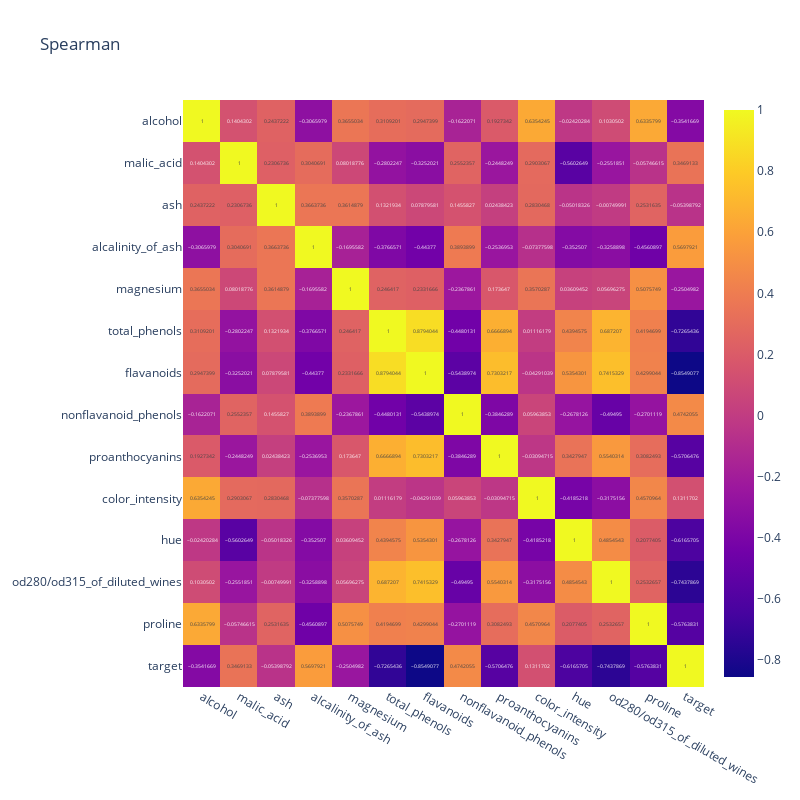

Write notebook code for a chart like this one.
### Code cell
fig = px.imshow(data.corr(method='spearman'),text_auto=True,height=800,width=800,aspect='auto', title='Spearman')
fig.show()

### Figure 1 — Plotly figure (JSON) as saved in the notebook; plotly's stock layout.template omitted (floating-point values rounded to 4 significant figures; data arrays with more than 128 entries replaced by an {"elided": "..."} marker saying what was removed)
{"data": [{"coloraxis": "coloraxis", "hovertemplate": "x: %{x}<br>y: %{y}<br>color: %{z}<extra></extra>", "name": "0", "texttemplate": "%{z}", "type": "heatmap", "x": ["alcohol", "malic_acid", "ash", "alcalinity_of_ash", "magnesium", "total_phenols", "flavanoids", "nonflavanoid_phenols", "proanthocyanins", "color_intensity", "hue", "od280/od315_of_diluted_wines", "proline", "target"], "xaxis": "x", "y": ["alcohol", "malic_acid", "ash", "alcalinity_of_ash", "magnesium", "total_phenols", "flavanoids", "nonflavanoid_phenols", "proanthocyanins", "color_intensity", "hue", "od280/od315_of_diluted_wines", "proline", "target"], "yaxis": "y", "z": {"elided": "14x14 float values"}}], "layout": {"coloraxis": {"colorscale": [[0, "#0d0887"], [0.1111, "#46039f"], [0.2222, "#7201a8"], [0.3333, "#9c179e"], [0.4444, "#bd3786"], [0.5556, "#d8576b"], [0.6667, "#ed7953"], [0.7778, "#fb9f3a"], [0.8889, "#fdca26"], [1, "#f0f921"]]}, "height": 800, "title": {"text": "Spearman"}, "width": 800, "xaxis": {"anchor": "y", "domain": [0, 1]}, "yaxis": {"anchor": "x", "autorange": "reversed", "domain": [0, 1]}}}
